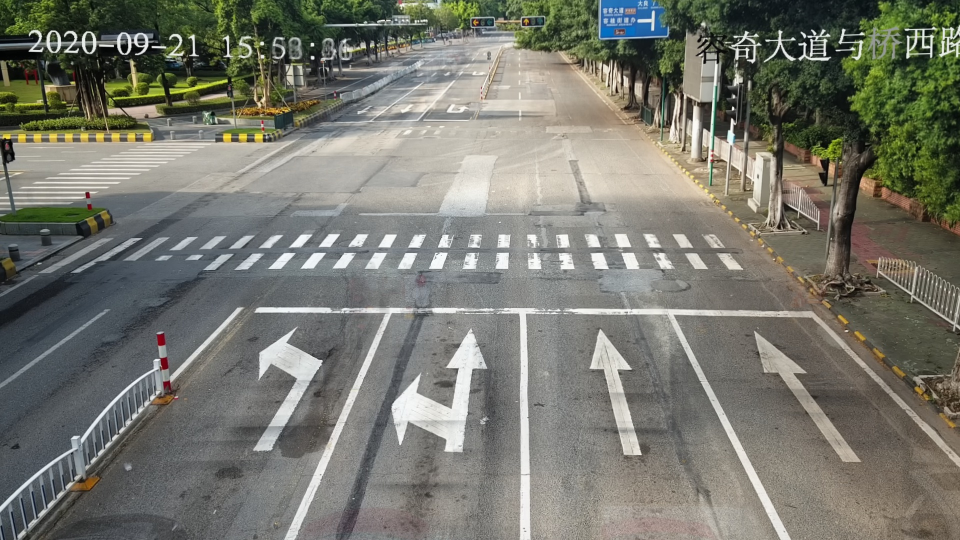
#> input picture south_1.jpg, 1920 x 1080 px, given in place of West_1080.jpg, which was not available (shown at 1/2 size)
$ python adaptiveThreshold_tests.py
#> lines starting #> are read from the running program, lines starting #| are printed output that depends on the picture; after the words box and inside, x2 and y2 are one past the last pixel; in counts of white or black regions, pixels touching at a corner belong together; pictures that were not available may be replaced by others from this repository, and a replacement may not be noted
import cv2
import numpy as np
import pickle
import statistics
from image_homography import point_detection

DB_ALL_lines = 0 # показать все линии
DB_step_1_Interest_lines = 0 # показать линии интереса (для каждой стороны)
DB_step_1_Math_lines = 0 #показать ближайшую линию, линии, попадающие в выборку и усредненную линию

Scale_factor = 4    # Для Даниных 1 def = 4
Preview_scale = 1.8 # Для Даниных 1.2 def = 1.8

# при запихивании в функцию необходимо передавать параметр стороны SIDE = S N W E и имя папки для датасета для корректного поворота и сохранения ( а определять такой параметр при загрузке изображения)
SIDE = 'West'
DATASET = 'Data_5'

def expand_line(x1, y1, x2, y2, size) :
    if x1==x2 :
        x2+=1
    if y1==y2 :
        y2+=1
    coefficients = np.polyfit([x1, x2], [y1, y2], 1)
    polynomial = np.poly1d(coefficients)
    x_axis = np.linspace(0, size, 2)
    y_axis = polynomial(x_axis)
    return round(x_axis[0]),round(y_axis[0]),round(x_axis[1]),round(y_axis[1])

### Blur and edge detection
img_source = cv2.imread('../../out/{}/STEPS/Step_1/{}_1080.jpg'.format(DATASET, SIDE))
#> img_source is the input picture: shape (1080, 1920, 3); mean B, G, R 110.1, 119.6, 118.9

height, width, _ = img_source.shape
#> height = 1080; width = 1920
img = cv2.resize(img_source, (width//Scale_factor, height//Scale_factor))
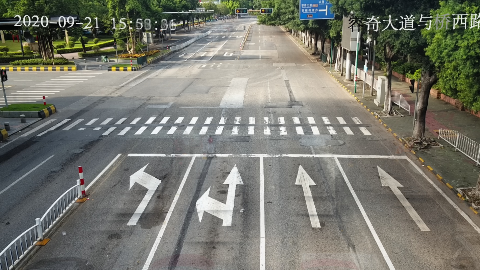
#> img: shape (270, 480, 3); mean B, G, R 110.2, 119.7, 119

img_filtre = cv2.cvtColor(img, cv2.COLOR_BGR2GRAY)
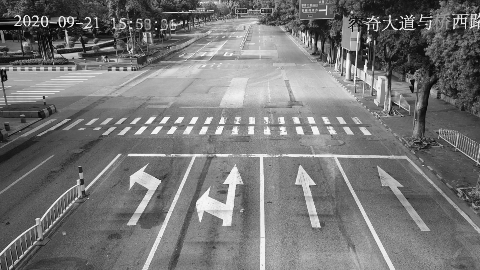
#> img_filtre: shape (270, 480); min 3, max 251, mean 118.4
img_filtre = cv2.medianBlur(img_filtre,7)
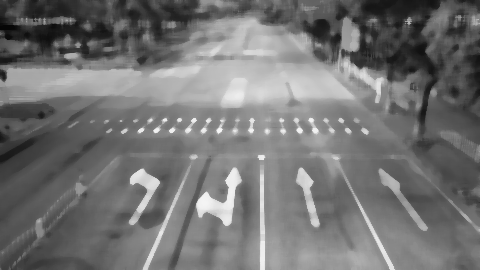
#> img_filtre: shape (270, 480); min 6, max 247, mean 115.5
th3 = cv2.adaptiveThreshold(img_filtre,255,cv2.ADAPTIVE_THRESH_GAUSSIAN_C,cv2.THRESH_BINARY_INV,11,2)
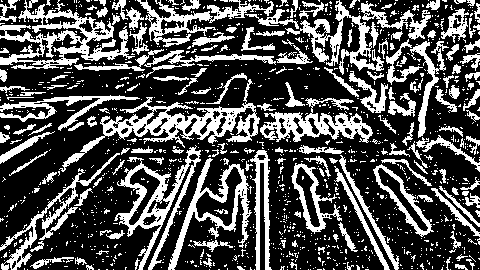
#> th3: shape (270, 480); 31.5% white; 1201 white regions (1031 under 20 px), largest, box (x1, y1, x2, y2) and area: (59, 79, 260, 172) 3412, (0, 0, 135, 69) 3223, (114, 145, 201, 270) 2522

cv2.imwrite('../../out/{}/STEPS/Step_2/_{}_adapThrsh.jpg'.format(DATASET, SIDE), cv2.resize(th3, (width//Scale_factor, height//Scale_factor)))
img_filtre = cv2.imread('../../out/{}/STEPS/Step_2/_{}_adapThrsh.jpg'.format(DATASET, SIDE))
#> img_filtre: shape (270, 480, 3); min 0, max 255, mean 80.6
height, width, _ = img_filtre.shape
#> height = 270; width = 480

gray = cv2.cvtColor(img_filtre, cv2.COLOR_BGR2GRAY)
gray = cv2.medianBlur(gray,3)
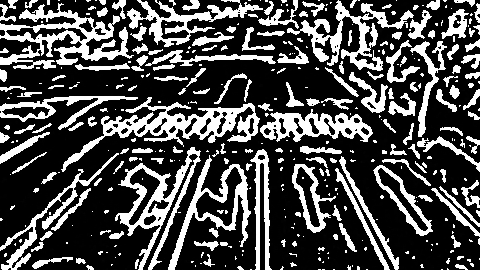
#> gray: shape (270, 480); min 0, max 255, mean 75.5
edged = cv2.Canny(gray, 1, 300)
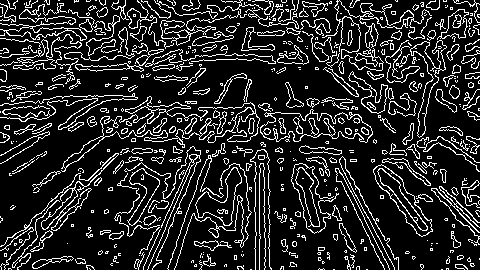
#> edged: shape (270, 480); 15.8% white in thin lines or dots

#cv2.imshow('edged', cv2.resize(edged, (width//Prewiew_scale, height//Prewiew_scale)))
cv2.imwrite('../../out/{}/STEPS/Step_2/_{}_Canny.jpg'.format(DATASET, SIDE), cv2.resize(edged, (width, height)))

# получаем центр изображения из координат линий из гомографии (шаг 1)
#> (the run stopped early here; a loop or call above may not have finished)

$ run again, on north_1.jpg
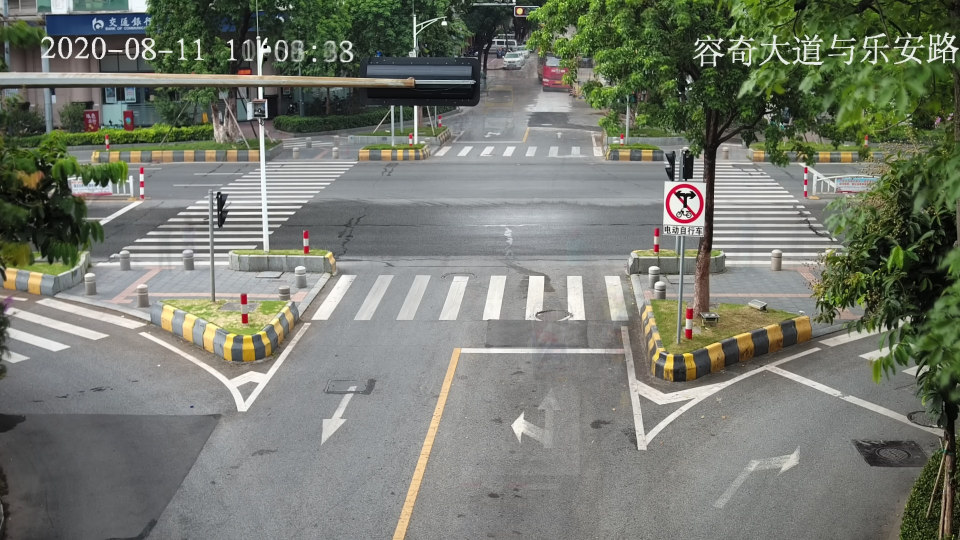
#> input picture north_1.jpg, 1920 x 1080 px, given in place of West_1080.jpg, which was not available (shown at 1/2 size)
#> img_source is the input picture: shape (1080, 1920, 3); mean B, G, R 110.5, 121.3, 117.4
#> `th3 = cv2.adaptiveThreshold(img_filtre,255,cv2.ADAPTIVE_THRESH_GAUSSIA..`:
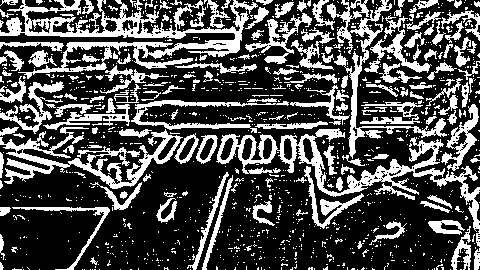
#> th3: shape (270, 480); 30.8% white; 1125 white regions (969 under 20 px), largest, box (x1, y1, x2, y2) and area: (0, 0, 258, 79) 5795, (216, 128, 480, 247) 4558, (0, 127, 183, 189) 3059
#> `edged = cv2.Canny(gray, 1, 300)`:
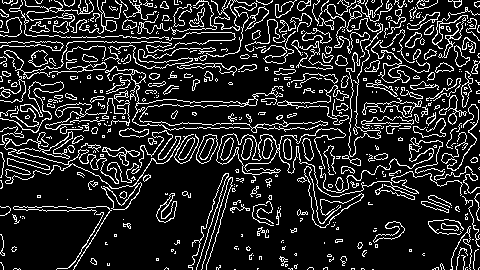
#> edged: shape (270, 480); 15.3% white in thin lines or dots
